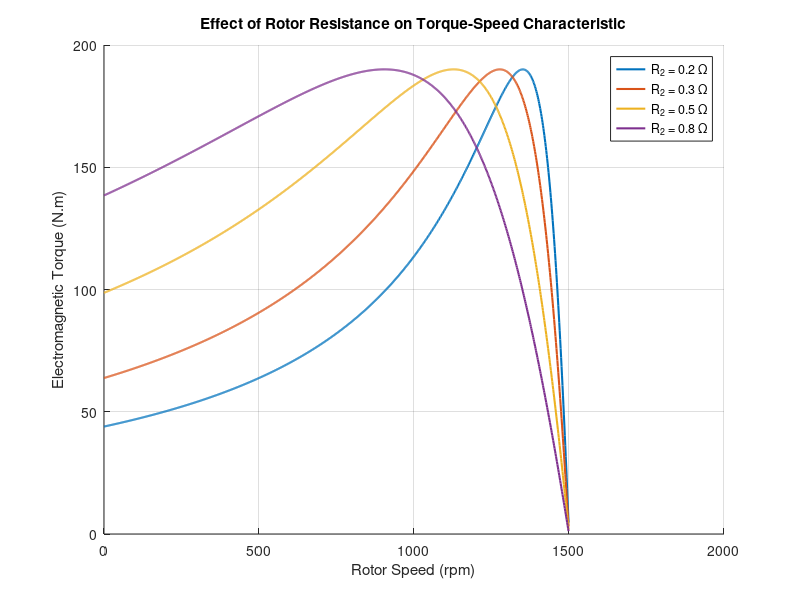

Here is the MATLAB script that generated this plot: (Note: this script raises an error after producing the figure.)
%% Induction Motor Torque-Speed Analysis
clc;
clear;
close all;

%% Motor Parameters

Vll = 400;       % Line-line voltage (V)
f = 50;          % Frequency (Hz)
P = 4;           % Number of poles

R1 = 0.50;       % Stator resistance (ohm)
X1 = 1.20;       % Stator leakage reactance (ohm)
%R2 = 0.30;       % Rotor resistance referred to stator (ohm)
X2 = 0.80;       % Rotor leakage reactance (ohm)
Xm = 30;         % Magnetizing reactance (ohm)

Vph = Vll/sqrt(3);

ws = 4*pi*f/P;

%% Thevenin Equivalent

Z1 = R1 + 1j*X1;
Zm = 1j*Xm;

Zth = (Zm*Z1)/(Z1 + Zm);

Rth = real(Zth);
Xth = imag(Zth);

Vth = Vph * (Zm/(Z1 + Zm));

%% Display Thevenin Parameters

fprintf('Thevenin Resistance = %.4f ohm\n', Rth);
fprintf('Thevenin Reactance = %.4f ohm\n', Xth);
fprintf('Thevenin Voltage = %.4f V\n', abs(Vth));

%% Slip Range

s = linspace(0.001, 1, 1000);

%% Rotor Speed

Ns = 120*f/P;

Nr = (1-s)*Ns;

%% Rotor Resistance Study

R2_values = [0.2, 0.3, 0.5, 0.8];

T_max_values = zeros(size(R2_values));
N_max_values = zeros(size(R2_values));
s_max_values = zeros(size(R2_values));
T_start_values = zeros(size(R2_values));

figure;
hold on;

for k = 1:length(R2_values)

    R2 = R2_values(k);

    % Electromagnetic torque
    T = (3*abs(Vth).^2 .* (R2./s)) ./ ...
        (ws*((Rth + R2./s).^2 + (Xth + X2).^2));

    % Rotor speed
    Nr = (1-s)*Ns;

    % Plot
    plot(Nr, T, 'LineWidth', 1.5);

    % Maximum torque
    [T_max, idx] = max(T);

    T_max_values(k) = T_max;
    N_max_values(k) = Nr(idx);
    s_max_values(k) = s(idx);

    % Starting torque
    T_start_values(k) = T(end);

end

xlabel('Rotor Speed (rpm)');
ylabel('Electromagnetic Torque (N.m)');
title('Effect of Rotor Resistance on Torque-Speed Characteristic');

legend('R_2 = 0.2 \Omega', ...
       'R_2 = 0.3 \Omega', ...
       'R_2 = 0.5 \Omega', ...
       'R_2 = 0.8 \Omega', ...
       'Location', 'best');

grid on;
hold off;


%% Rotor Resistance Results Table

Results = table(R2_values', ...
                T_start_values', ...
                T_max_values', ...
                N_max_values', ...
                s_max_values'*100, ...
                'VariableNames', ...
                {'R2_ohm', ...
                 'StartingTorque_Nm', ...
                 'MaximumTorque_Nm', ...
                 'SpeedAtMaxTorque_rpm', ...
                 'SlipAtMaxTorque_percent'});

disp(Results);

%% Nominal Motor Torque Calculation

R2_nominal = 0.30;

T = (3*abs(Vth).^2 .* (R2_nominal./s)) ./ ...
    (ws*((Rth + R2_nominal./s).^2 + (Xth + X2).^2));


%% Torque-Speed Characteristic

figure;

plot(Nr, T, 'LineWidth', 1.5);

xlabel('Rotor Speed (rpm)');
ylabel('Electromagnetic Torque (N.m)');
title('Induction Motor Torque-Speed Characteristic');

grid on;


%% Important Operating Points at R2_nominal

% Starting torque
T_start = T(end);

% Maximum torque
[T_max, idx_max] = max(T);

% Speed at maximum torque
N_at_Tmax = Nr(idx_max);

% Slip at maximum torque
s_at_Tmax = s(idx_max);

fprintf('\n--- Important Operating Points at R2_nominal ---\n');
fprintf('Starting Torque = %.2f N.m\n', T_start);
fprintf('Maximum Torque = %.2f N.m\n', T_max);
fprintf('Speed at Maximum Torque = %.2f rpm\n', N_at_Tmax);
fprintf('Slip at Maximum Torque = %.4f (%.2f%%)\n', ...
    s_at_Tmax, s_at_Tmax*100);

%% Torque at Approximate Rated Speed at R2_nominal

Nr_rated = 1450;

s_rated = (Ns - Nr_rated)/Ns;

T_rated = (3*abs(Vth)^2*(R2_nominal/s_rated)) / ...
    (ws*((Rth + R2_nominal/s_rated)^2 + (Xth + X2)^2));

fprintf('\n--- Approximate Rated Operating Point at R2_nominal ---\n');
fprintf('Rotor Speed = %.2f rpm\n', Nr_rated);
fprintf('Slip = %.4f (%.2f%%)\n', s_rated, s_rated*100);
fprintf('Electromagnetic Torque = %.2f N.m\n', T_rated);
